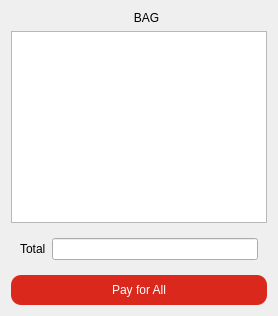
      <widget class="QWidget" name="bag">
       <layout class="QVBoxLayout" name="verticalLayout_11">
        <item>
         <widget class="QLabel" name="label_38">
          <property name="maximumSize">
           <size>
            <width>1200</width>
            <height>50</height>
           </size>
          </property>
          <property name="styleSheet">
           <string notr="true">font: 75 20pt &quot;Bahnschrift Condensed&quot;;
padding-left: 15px;
</string>
          </property>
          <property name="text">
           <string>BAG</string>
          </property>
          <property name="alignment">
           <set>Qt::AlignCenter</set>
          </property>
         </widget>
        </item>
        <item>
         <widget class="QTableWidget" name="tableWidget">
          <property name="maximumSize">
           <size>
            <width>16777215</width>
            <height>350</height>
           </size>
          </property>
         </widget>
        </item>
        <item>
         <widget class="QWidget" name="widget_2" native="true">
          <property name="maximumSize">
           <size>
            <width>16777215</width>
            <height>50</height>
           </size>
          </property>
          <layout class="QHBoxLayout" name="horizontalLayout_4">
           <item>
            <widget class="QLabel" name="label_3">
             <property name="styleSheet">
              <string notr="true">
font: bold 11pt &quot;Segoe UI&quot;;
color: black;</string>
             </property>
             <property name="text">
              <string>Total</string>
             </property>
            </widget>
           </item>
           <item>
            <widget class="QLineEdit" name="lineEdit_total">
             <property name="styleSheet">
              <string notr="true">
font: bold 11pt &quot;Segoe UI&quot;;
color: black;</string>
             </property>
            </widget>
           </item>
          </layout>
         </widget>
        </item>
        <item>
         <widget class="QPushButton" name="btn_pay">
          <property name="cursor">
           <cursorShape>PointingHandCursor</cursorShape>
          </property>
          <property name="styleSheet">
           <string notr="true">background-color: #DA291C;
font: bold 11pt &quot;Segoe UI&quot;;
color: white;
border-radius: 10px;
border: none; 
padding: 8px 20px;</string>
          </property>
          <property name="text">
           <string>Pay for All</string>
          </property>
         </widget>
        </item>
       </layout>
      </widget>
